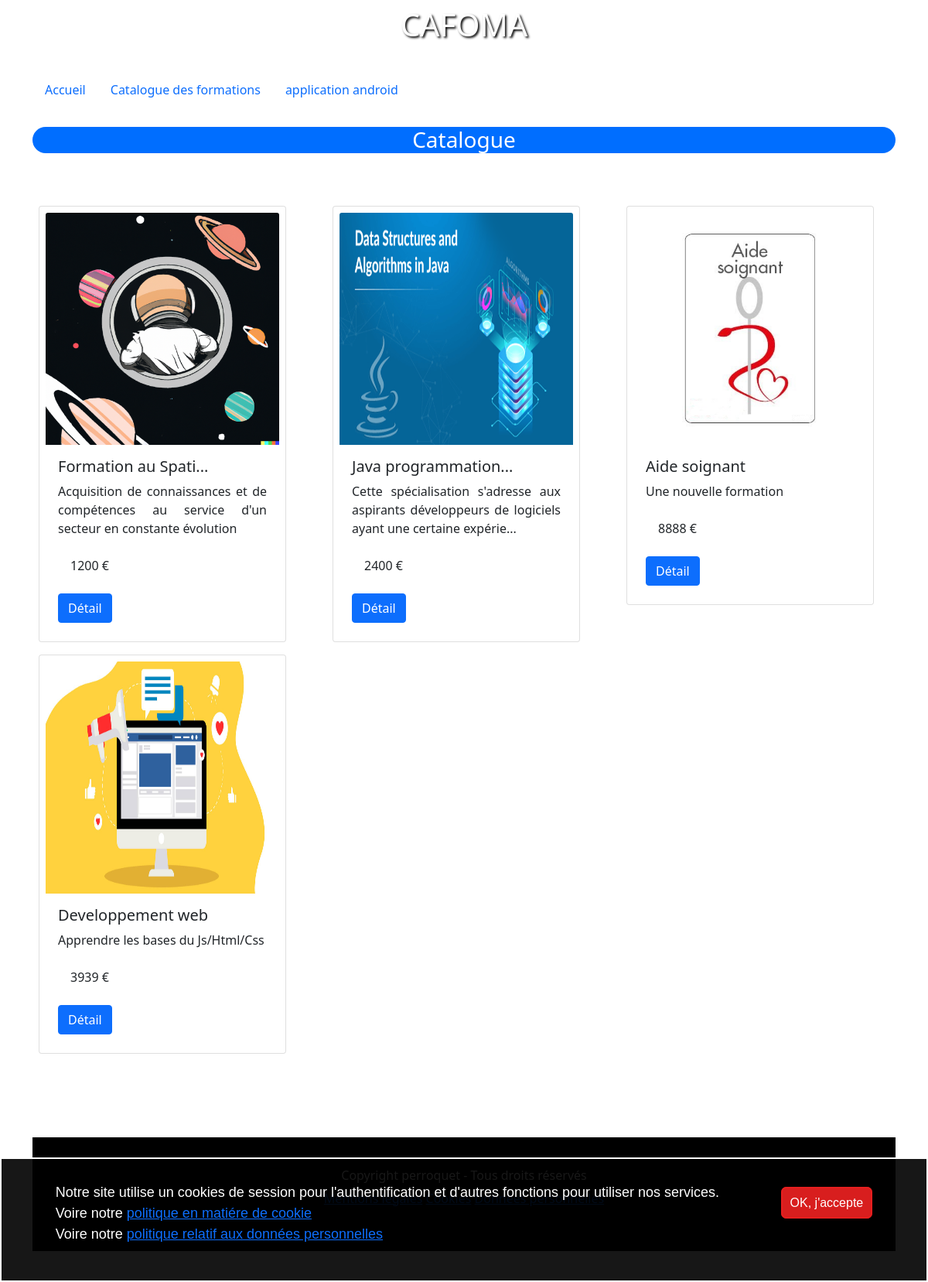
The page /index.php?action=afficher-catalogue on the database its author committed.
### tables this page shows
CREATE TABLE `formations` (
  `id` int(11) NOT NULL AUTO_INCREMENT,
  `nom` varchar(255) DEFAULT NULL,
  `description` longtext DEFAULT NULL,
  `cout` double DEFAULT NULL,
  `image` varchar(255) NOT NULL,
  `createur` varchar(255) NOT NULL,
  PRIMARY KEY (`id`),
  KEY `formations_login_FK` (`createur`),
  CONSTRAINT `formations_login_FK` FOREIGN KEY (`createur`) REFERENCES `utilisateur` (`login`)
);

### controleur/FormationControleur.class.php (called while the page is built, shortened)
<?php
require_once "model/FormationDao.class.php";
require_once "./outil/Outils.class.php";
require_once "model/RessourceDao.class.php";
class FormationsController{
    private $formationDao;
    public function __construct(){
        $this->formationDao = FormationDao::getInstance();
    }
    function afficherCatalogue(){
        $alert = "";
        $formations=$this->formationDao->findAllFormation();
        require "vue/afficherCatalogue.view.php";
    }
}
?>

### model/FormationDao.class.php (called while the page is built, shortened)
<?php
require_once "Connexion.class.php";
require_once "Formation.class.php";
require_once "RessourceDao.class.php";
class FormationDao extends Connexion {
    private static $_instance = null;
    public static function getInstance() {
        if(is_null(self::$_instance)) {
            self::$_instance = new FormationDao();
        }
        return self::$_instance;
    }
    function findAllFormation(){
        $stmt = $this->getBdd()->prepare("SELECT * FROM formations");
        $stmt->execute();
        $bddFormations = $stmt->fetchAll(PDO::FETCH_ASSOC);
        foreach($bddFormations as $formation){
            $l=new Formation($formation['id'], $formation['nom'], $formation['description'], $formation['cout'], $formation['image'],$formation['createur']);
            $ressourceDao = RessourceDao::getInstance();
            $r=$ressourceDao->findAllRessourceById($l->getId());
            $l->setListeRessource($r);
            $formations[]=$l;
        }
        return $formations;
    }
}
?>

### model/Connexion.class.php (called while the page is built, shortened)
<?php
abstract class Connexion {
    private static $pdo;
    private static $servername = 'localhost';
    private static $username = 'u166297419_userformation';
    private static $password = 'iNO9par?]G9';
    private static $dbname = 'u166297419_formation';
    private static function setBdd(){
        self::$pdo = new PDO("mysql:host=".self::$servername.";dbname=".self::$dbname.";charset=utf8",self::$username,self::$password);
        self::$pdo->setAttribute(PDO::ATTR_ERRMODE,PDO::ERRMODE_WARNING);
    }
    protected function getBdd(){
        return self::$pdo;
    }
}
?>

### model/RessourceDao.class.php (called while the page is built, shortened)
<?php
require_once "Connexion.class.php";
require_once "Formation.class.php";
class RessourceDao extends Connexion {
    private static $_instance = null;
    public static function getInstance() {
        if(is_null(self::$_instance)) {
            self::$_instance = new RessourceDao();
        }
        return self::$_instance;
    }
    function findAllRessourceById($id){
        $stmt = $this->getBdd()->prepare("SELECT * FROM formationmodules WHERE idformation=:id");
        $stmt->bindValue(":id",$id,PDO::PARAM_STR);
        $cpt = $stmt->execute();
        $moduleListBd = $stmt->fetchAll(PDO::FETCH_ASSOC);
        if(isset($moduleListBd)){
            foreach($moduleListBd as $ressourceBd){
                $ressource = new Ressource($ressourceBd['idmodules'], $ressourceBd['idformation'],  $ressourceBd['description'], $ressourceBd['ressource']);
                $ressources[]=$ressource;
            }
            return isset($ressources) ? $ressources : array(1 => new Ressource (1,$id,"Aucune ressource pour le moment",""));
        }
    }
}
?>

### model/Formation.class.php (called while the page is built, shortened)
<?php
class Formation implements JsonSerializable {
    private $id;
    private $nom;
    private $cout;
    private $image;
    private $description;
    function __construct($id, $nom, $description, $cout, $image,$createur) {
        $this->id = $id;
        $this->nom = $nom;
        $this->description = $description;
        $this->cout = $cout;
        $this->image = $image;
    }
    public function getId(){return $this->id;}
    public function getNom(){return $this->nom;}
    public function getImage(){return $this->image;}
    public function getDescription(){return $this->description;}
    public function getCout(){return $this->cout;}
}
?>

### outil/Outils.class.php (called while the page is built, shortened)
<?php
class Outils {
    public static function sousChaineTaille($chaine,$taille){
        if(strlen($chaine) >= $taille)
            $sousChaine = substr($chaine, 0, $taille)."...";
        else {
            $sousChaine = $chaine;
        }
        return $sousChaine;
    }
}
?>

### outil/Securite.class.php (called while the page is built, shortened)
<?php
class Securite {
    public static function isConnected(){
        return (isset($_SESSION['role']) && !empty($_SESSION['role']));
    }
}

### vue/afficherCatalogue.view.php (the view, shortened to what this page needs)
<?php
  require_once "outil/Outils.class.php";
?>
<?php if($alert !== ""){ ?>
    <div class="alert alert-danger" role="alert">
        <?= $alert ?>
    </div>
<?php } else { ?>
  <div class="row">
    <?php foreach($formations as $formation) { ?>
      <div class="col">
        <div class="card p-2 m-2" style="width: 20rem;">
          <img height="300px" src="../public/images/<?php echo $formation->getImage(); ?>" class="card-img-top" alt="image">
          <div class="card-body">
            <h5 class="card-title"><?php echo Outils::sousChaineTaille($formation->getNom(), 18); ?></h5>
            <p class="card-text"><?php echo Outils::sousChaineTaille($formation->getDescription(),100); ?></p>
          <ul class="list-group list-group-flush">
            <li class="list-group-item"><?php echo Outils::sousChaineTaille($formation->getCout()." €",10); ?></li>
          </ul>
            <a href="index.php?action=afficher-formation&id=<?php echo $formation->getid(); ?>" class="btn btn-primary">Détail</a>
          </div>
        </div>
      </div>
    <?php } ?>
  </div>
<?php } ?>
<?php
$content = ob_get_clean();
$titre = "Catalogue";
require "template.view.php";
?>

### index.php (shortened to what this page needs)
<?php
require_once "controleur/FormationControleur.class.php";
require_once "outil/Outils.class.php";
require_once "outil/Securite.class.php";
$formationController = new FormationsController();
try{
    if(empty($_GET['action']) || !isset($_GET['action'])){
        $formationController->afficherAccueil();
    }
    else switch ($_GET['action']){
        case "afficher-catalogue": $formationController->afficherCatalogue();
        break;
    }
}catch(Exception $e){
    $title = "Erreur";
    $erreurMsg = $e->getMessage();
    require "vue/erreur.view.php";
}
?>

### vue/template.view.php (shortened to what this page needs)
<?php
    require_once "outil/Securite.class.php";
?>
<!DOCTYPE html>
<html lang="en">
<head>
    <link href="https://cdn.jsdelivr.net/npm/bootstrap@5.1.3/dist/css/bootstrap.min.css" rel="stylesheet">
    <link rel="stylesheet" href="./css/style.css" type="text/css" media="screen" />
</head>
<body >
<div class="container">
    <h1 class="relief">CAFOMA</h1>
    <h1 class="relief"><h1>
</div>
    <div class="container">
        <div class="row">
            <div class="col-11">
                <ul class="nav">
                    <li class="nav-item">
                        <a class="nav-link active" href="index.php">Accueil</a>
                    </li>
                    <li class="nav-item">
                        <a class="nav-link" href="index.php?action=afficher-catalogue">Catalogue des formations</a> <?php ?>
                    </li>
                    <?php if(!Securite::isConnected()){?>
                    <li class="nav-item">
                        <a class="nav-link" href="index.php?action=android">application android</a>
                    </li>
                    <?php } ?>
                </ul>
            </div>
            <div class="col-1 text-right">
            </div>
       </div>
    </div>
    <div class="container">
        <h2><?php echo $titre ?></h2>
        <?php echo $content ?>
    </div>
    <div class="container">
        <footer>
            <h6>Copyright perroquet - Tous droits réservés</h6>
            <p class="text-center">
                <a href="index.php?action=mentions-legales">Mentions légales</a>
                <a href="index.php?action=cookies">Cookies</a>
                <a href="index.php?action=donnees-personnelles">Données personnelles</a>
            </p>
        </footer>
    </div>
    <?php if(!isset($_COOKIE['cookie-accept'])){ ?>
    <div class="banniere">
        <div class="text-banniere">
            <p>
                Notre site utilise un cookies de session pour l'authentification et d'autres fonctions pour utiliser nos services.<br>
                Voire notre <a href="index.php?action=cookies">politique en matiére de cookie</a><br>
                Voire notre <a href="index.php?action=donnees-personnelles">politique relatif aux données personnelles</a>
            </p>
        </div>
        <div class="button-banniere">
            <a href="?cookie-accept">OK, j'accepte</a>
        </div>
    </div>
    <?php } ?>
</body>
</html>

### css/style.css (style rules this page uses)
h1 { margin: auto; color : white; text-align: center; text-shadow: 2px 2px 3px black; padding: 8px; }
h2 { background-color: rgb(0, 110, 255); border-radius: 40px; text-align: center; color: white; font-size: 28px; margin-top: 28px; margin-bottom: 60px; }
p { text-align: justify; }
footer { background-color:black; color: white; margin-top: 100px; margin-bottom: 40px; padding: 40px; text-align: center; }
.banniere { border: solid 2px white; background: rgba(0,0,0,0.911); position: fixed; bottom: 0; left: 0; width: 100%; color: white; display: flex; justify-content: space-around; padding: 30px; font-family: "Signika Negative", sans-serif; }
.text-banniere p { font-size: large; }
.button-banniere { padding-top: 15px; }
.button-banniere a { border: solid 2px rgb(230,30,30); padding: 10px; background: rgb(216,30,30); border-radius: 7px; color: white; text-decoration: none; }

### rows shown on the page
formations: image (picture), nom "Formation au Spati...", description "Acquisition de connaissances et de compétences au service d'un secteur en constante évolution", cout "1200 €"
formations: image (picture), nom "Java programmation...", description "Cette spécialisation s'adresse aux aspirants développeurs de logiciels ayant une certaine expérie...", cout "2400 €"
formations: image (picture), nom "Aide soignant", description "Une nouvelle formation", cout "8888 €"
formations: image (picture), nom "Developpement web", description "Apprendre les bases du Js/Html/Css", cout "3939 €"

### other values the page prints
$titre "Catalogue"
